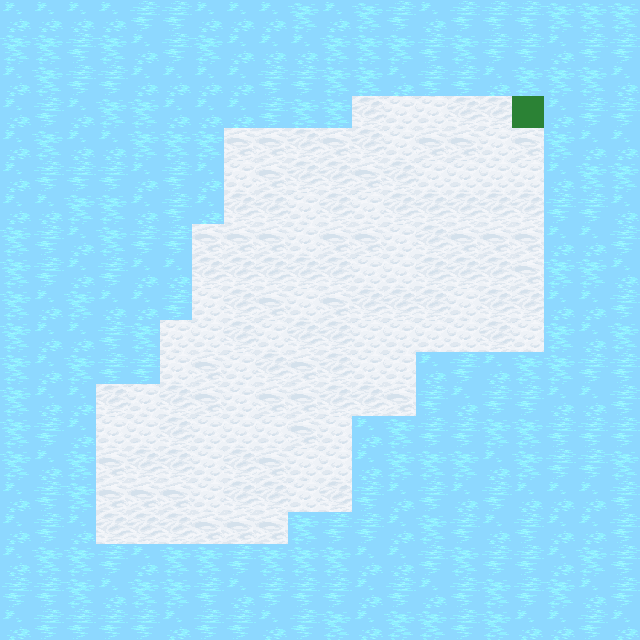

Rendered tile map (Tiled .tmx) drawn with the repository's tilesets; below, a short description and the map source with its tile grids summarised:
An orthogonal 20x20 tile map with 32x32 px tiles, 3 tile layers (Hole, Ice, Finish), 2 tilesets.

<map version="1.0" orientation="orthogonal" renderorder="right-down" width="20" height="20" tilewidth="32" tileheight="32" nextobjectid="1">
 <tileset firstgid="1" name="terrain" tilewidth="32" tileheight="32" tilecount="1024" columns="32">
  <image source="../tilesets/terrain.png" width="1024" height="1024" />
 </tileset>
 <tileset firstgid="1025" name="town_snow" tilewidth="32" tileheight="32" tilecount="30" columns="10">
  <image source="../tilesets/town_snow.png" width="320" height="96" />
 </tileset>
 <layer name="Hole" width="20" height="20">
  <data>[400 cells, 400 non-empty, 3 distinct tile ids]</data>
 </layer>
 <layer name="Ice" width="20" height="20">
  <data>[400 cells, 128 non-empty, 3 distinct tile ids]</data>
 </layer>
 <layer name="Finish" width="20" height="20">
  <data>[400 cells, 1 non-empty, 1 distinct tile ids]</data>
 </layer>
</map>
